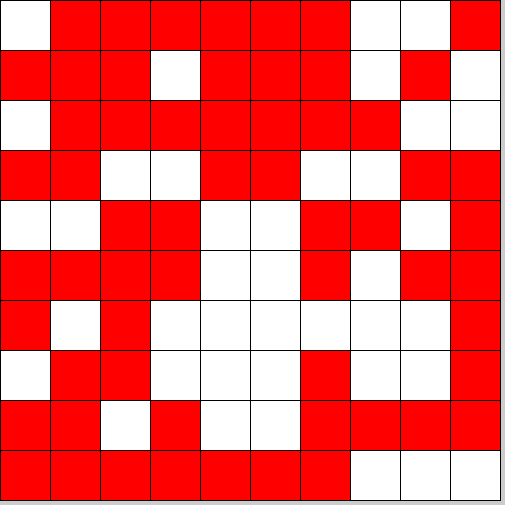
Frame 1 (no input)
Frame 60 (the mouse pressed at the canvas centre just before this capture): identical to frame 1, image omitted
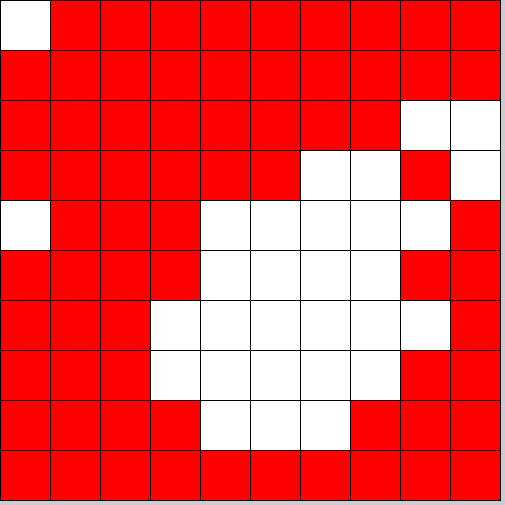
Frame 120 (the mouse held since frame 60 and released just before this capture)

The Processing sketch that drew these frames (run headless with seeded random() and noise(); from frame 60 on, the mouse is pressed at the canvas centre):

// Processing sketch: symulacja2b
// ── symulacja2b.pde
//Control parameters
float Ones=0.5; //How many "ones" in the array
int N=10;       //array side

//For visualisation
int S=20;       //cell width & height

//2D "World" of individuals
int A[][] = new int[N][N];

//Initialisation
void setup()
{
  size(505,505);
  S=width/N;
  for(int i=0;i<N;i++)
   for(int j=0;j<N;j++)
   if( random(0,1) < Ones )
    A[i][j]=1;
    else
    A[i][j]=-1;
}

int Step=0;
void DoMonteCarloStep()//Implementation of dynamic
{
   println("Step "+Step);
   for(int a=0;a<N*N;a++) //as many times as number of cells 
   {
     int i=int(random(N));
     int j=int(random(N));
     
     int impact=0; //Calculate summ of impacts
     for(int m=i-1;m<=i+1;m++)
      for(int n=j-1;n<=j+1;n++)
      {
        int p=(m+N)%N;
        int r=(n+N)%N;
        impact+=A[p][r];
      }
  
     if(impact>=0)
       A[i][j]=1;
       else
       A[i][j]=-1;    
   }
   Step++;//Counting of steps
}

//Running - visualisation and dynamics
int frame=0;
void draw()
{
 print((frame++)+" ");//Counting of frames
 for(int i=0;i<N;i++)//visualisation
  for(int j=0;j<N;j++)
  {
    if(A[i][j]==1)
    {
      fill(255,0,0);
    }
    else
    {
      fill(255);
    }
    rect(i*S,j*S,S,S);
  }  
  
  if(mousePressed==true)//if something on input
  {
      DoMonteCarloStep();//dynamics
      mousePressed=false;//A jak to wykomentować?
  }
}
